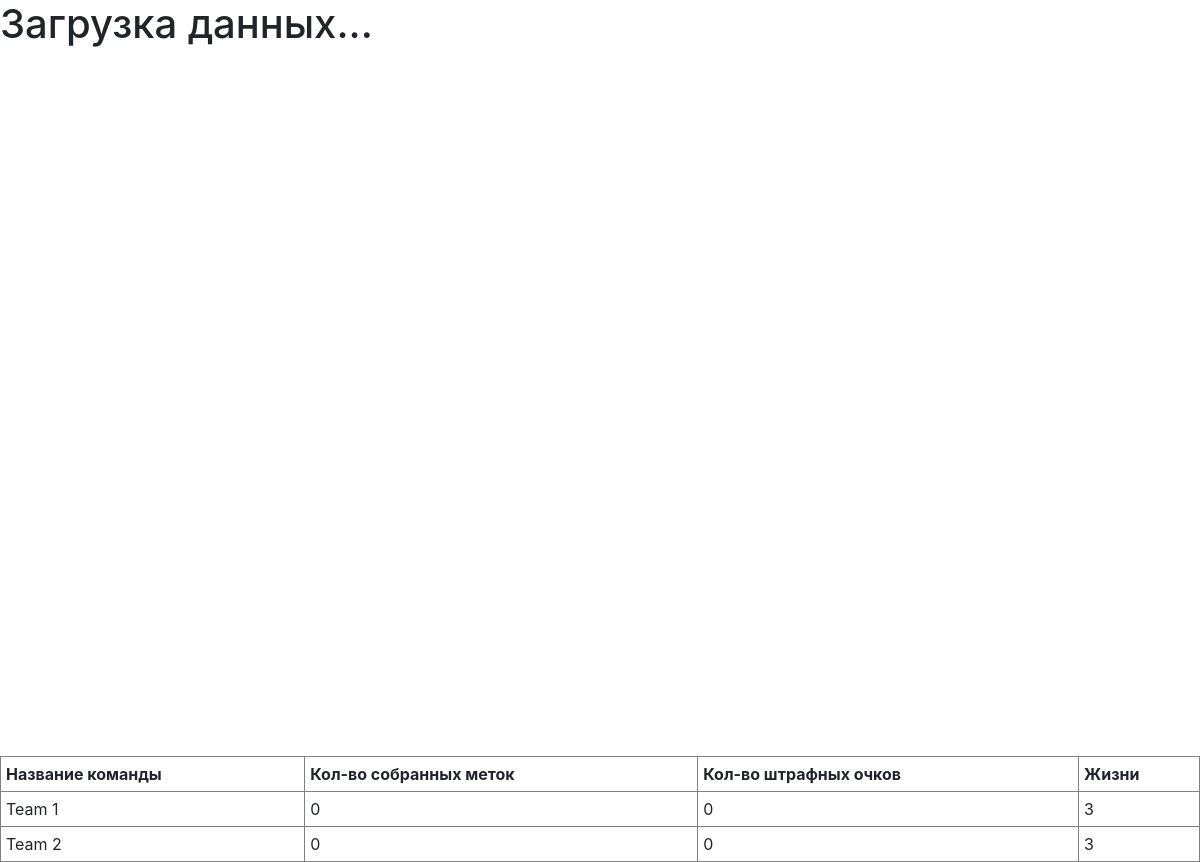
Before: / with the older database file.
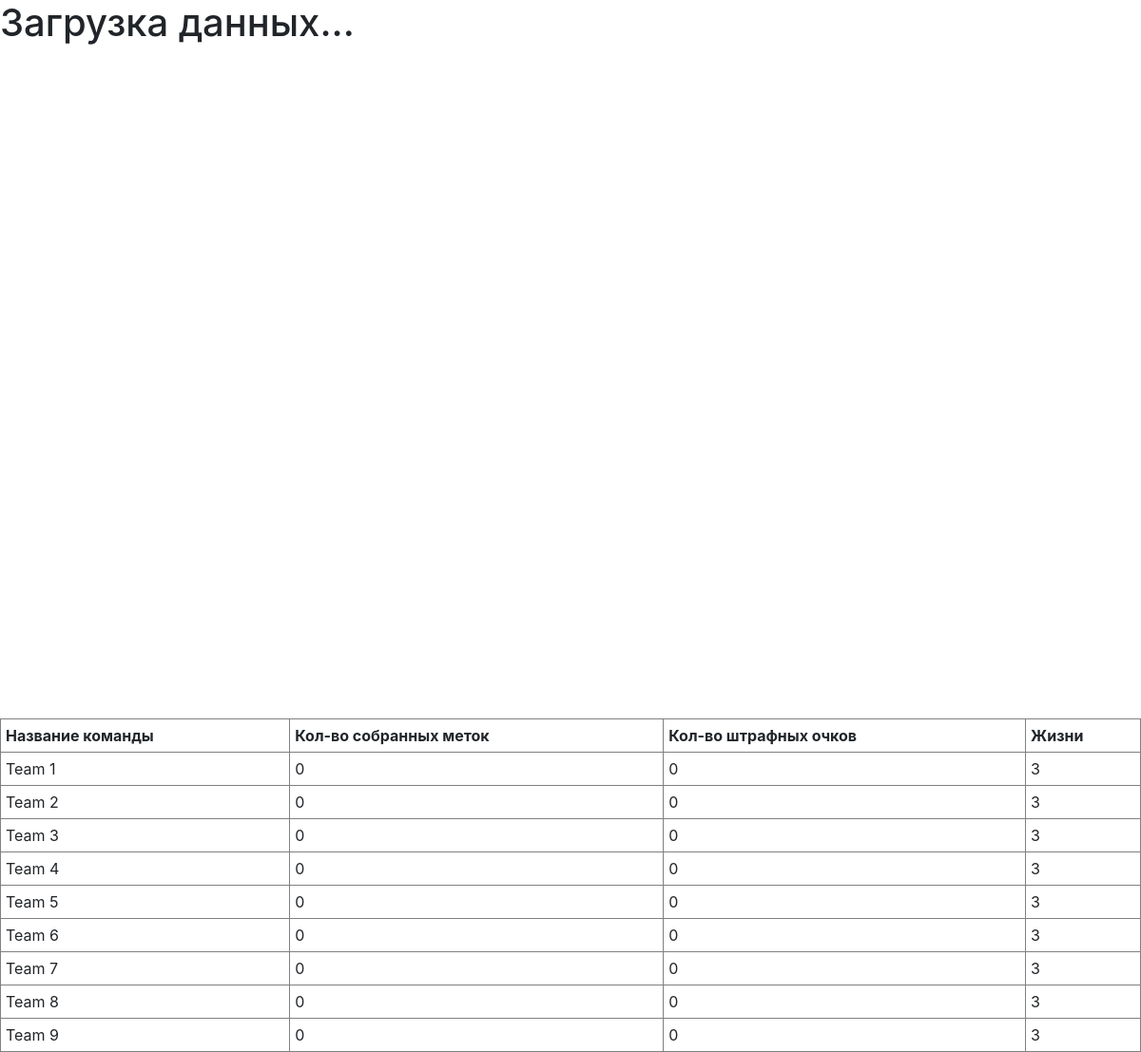
After: the same page with the newer database file.
### quest_api/models.py (models this page shows, shortened)
class Team(models.Model):
    name = models.CharField(max_length=512)
    uid = models.CharField(max_length=120)
    count_fail_marker_key = models.IntegerField(default=0)
    latitude = models.DecimalField(max_digits=9, decimal_places=6)
    longitude = models.DecimalField(max_digits=9, decimal_places=6)
    url_image = models.CharField(max_length=1024)
    standard_of_living = models.IntegerField(default=3)

### status/views.py (the view)
def index(request):
    markers = Marker.objects.all()
    teams = Team.objects.all()
    return render(request, 'status/index.html', {
        'teams': teams,
        'markers': markers,
        'centerMap': '[54.333064, 48.385672]'
    })

### status/templates/status/index.html (shortened to what this page needs)
<!DOCTYPE html>
<html lang="en">
<head>
    <link rel="stylesheet" href="https://stackpath.bootstrapcdn.com/bootstrap/4.1.3/css/bootstrap.min.css"
>
</head>
<body>
<div id="container">
    <h1 id="status">Загрузка данных...</h1>
    <div id="map" style="width: 100%; height: 700px"></div>
    <table border="1" width="100%" cellpadding="5" id="turnerTable">
        <tr>
            <th>Название команды</th>
            <th>Кол-во собранных меток</th>
            <th>Кол-во штрафных очков</th>
            <th>Жизни</th>
        </tr>
        {% for team in teams %}
            <tr>
                <td>{{ team.name }}</td>
                <td>{{ team.taken_markers.count }}</td>
                <td>{{ team.count_fail_marker_key }}</td>
                <td>{{ team.standard_of_living }}</td>
            </tr>
        {% endfor %}
    </table>
</div>
</body>
</html>

Changed rows visible on the page:
added Team: name "Team 3", taken_markers.count "0", count_fail_marker_key "0", standard_of_living "3"
added Team: name "Team 4", taken_markers.count "0", count_fail_marker_key "0", standard_of_living "3"
added Team: name "Team 5", taken_markers.count "0", count_fail_marker_key "0", standard_of_living "3"
added Team: name "Team 6", taken_markers.count "0", count_fail_marker_key "0", standard_of_living "3"
added Team: name "Team 7", taken_markers.count "0", count_fail_marker_key "0", standard_of_living "3"
added Team: name "Team 8", taken_markers.count "0", count_fail_marker_key "0", standard_of_living "3"
added Team: name "Team 9", taken_markers.count "0", count_fail_marker_key "0", standard_of_living "3"
